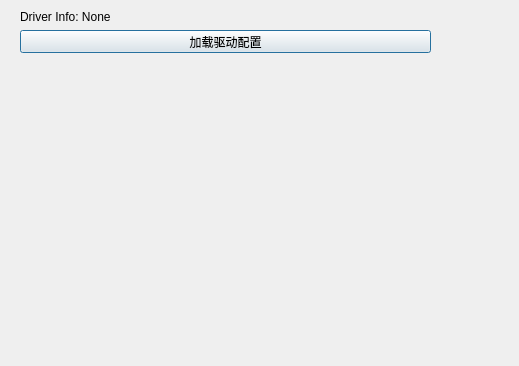
<?xml version="1.0" encoding="UTF-8"?>
<ui version="4.0">
 <class>noraLoadDriverConfigDialog</class>
 <widget class="QDialog" name="noraLoadDriverConfigDialog">
  <property name="geometry">
   <rect>
    <x>0</x>
    <y>0</y>
    <width>519</width>
    <height>366</height>
   </rect>
  </property>
  <property name="windowTitle">
   <string>Dialog</string>
  </property>
  <widget class="QWidget" name="verticalLayoutWidget">
   <property name="geometry">
    <rect>
     <x>20</x>
     <y>10</y>
     <width>411</width>
     <height>43</height>
    </rect>
   </property>
   <layout class="QVBoxLayout" name="loadDriverConfigLayout">
    <item>
     <widget class="QLabel" name="label">
      <property name="text">
       <string>Driver Info: None</string>
      </property>
     </widget>
    </item>
    <item>
     <widget class="QPushButton" name="pushButton">
      <property name="text">
       <string>加载驱动配置</string>
      </property>
     </widget>
    </item>
   </layout>
  </widget>
 </widget>
 <resources/>
 <connections/>
</ui>
